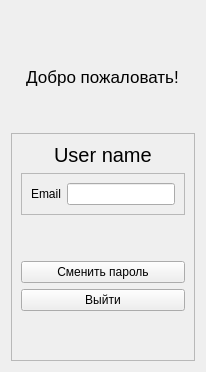
                  <widget class="QWidget" name="profile_page">
                   <layout class="QVBoxLayout" name="verticalLayout_27">
                    <item alignment="Qt::AlignHCenter">
                     <widget class="QLabel" name="label_34">
                      <property name="minimumSize">
                       <size>
                        <width>50</width>
                        <height>50</height>
                       </size>
                      </property>
                      <property name="maximumSize">
                       <size>
                        <width>50</width>
                        <height>50</height>
                       </size>
                      </property>
                      <property name="midLineWidth">
                       <number>0</number>
                      </property>
                      <property name="text">
                       <string/>
                      </property>
                      <property name="pixmap">
                       <pixmap>icons/feather/user.svg</pixmap>
                      </property>
                      <property name="scaledContents">
                       <bool>true</bool>
                      </property>
                      <property name="alignment">
                       <set>Qt::AlignCenter</set>
                      </property>
                     </widget>
                    </item>
                    <item alignment="Qt::AlignHCenter">
                     <widget class="QLabel" name="label_33">
                      <property name="sizePolicy">
                       <sizepolicy hsizetype="Minimum" vsizetype="Fixed">
                        <horstretch>0</horstretch>
                        <verstretch>0</verstretch>
                       </sizepolicy>
                      </property>
                      <property name="font">
                       <font>
                        <pointsize>13</pointsize>
                       </font>
                      </property>
                      <property name="text">
                       <string>Добро пожаловать!</string>
                      </property>
                      <property name="alignment">
                       <set>Qt::AlignCenter</set>
                      </property>
                     </widget>
                    </item>
                    <item>
                     <spacer name="verticalSpacer_7">
                      <property name="orientation">
                       <enum>Qt::Vertical</enum>
                      </property>
                      <property name="sizeHint" stdset="0">
                       <size>
                        <width>20</width>
                        <height>40</height>
                       </size>
                      </property>
                     </spacer>
                    </item>
                    <item>
                     <widget class="QFrame" name="frame_15">
                      <property name="frameShape">
                       <enum>QFrame::StyledPanel</enum>
                      </property>
                      <property name="frameShadow">
                       <enum>QFrame::Raised</enum>
                      </property>
                      <layout class="QVBoxLayout" name="verticalLayout_26">
                       <item alignment="Qt::AlignHCenter">
                        <widget class="QLabel" name="profile_user_name">
                         <property name="font">
                          <font>
                           <pointsize>15</pointsize>
                          </font>
                         </property>
                         <property name="text">
                          <string>User name</string>
                         </property>
                        </widget>
                       </item>
                       <item>
                        <widget class="QFrame" name="frame_16">
                         <property name="frameShape">
                          <enum>QFrame::StyledPanel</enum>
                         </property>
                         <property name="frameShadow">
                          <enum>QFrame::Raised</enum>
                         </property>
                         <layout class="QHBoxLayout" name="horizontalLayout_13">
                          <item>
                           <widget class="QLabel" name="label_58">
                            <property name="text">
                             <string>Email</string>
                            </property>
                           </widget>
                          </item>
                          <item>
                           <widget class="QLineEdit" name="lineEdit"/>
                          </item>
                         </layout>
                        </widget>
                       </item>
                       <item>
                        <spacer name="verticalSpacer_8">
                         <property name="orientation">
                          <enum>Qt::Vertical</enum>
                         </property>
                         <property name="sizeHint" stdset="0">
                          <size>
                           <width>20</width>
                           <height>40</height>
                          </size>
                         </property>
                        </spacer>
                       </item>
                       <item>
                        <widget class="QPushButton" name="btn_changePassword">
                         <property name="text">
                          <string>Сменить пароль</string>
                         </property>
                        </widget>
                       </item>
                       <item>
                        <widget class="QPushButton" name="btn_logout">
                         <property name="text">
                          <string>Выйти</string>
                         </property>
                        </widget>
                       </item>
                       <item>
                        <spacer name="verticalSpacer_6">
                         <property name="orientation">
                          <enum>Qt::Vertical</enum>
                         </property>
                         <property name="sizeHint" stdset="0">
                          <size>
                           <width>20</width>
                           <height>40</height>
                          </size>
                         </property>
                        </spacer>
                       </item>
                      </layout>
                     </widget>
                    </item>
                   </layout>
                  </widget>
